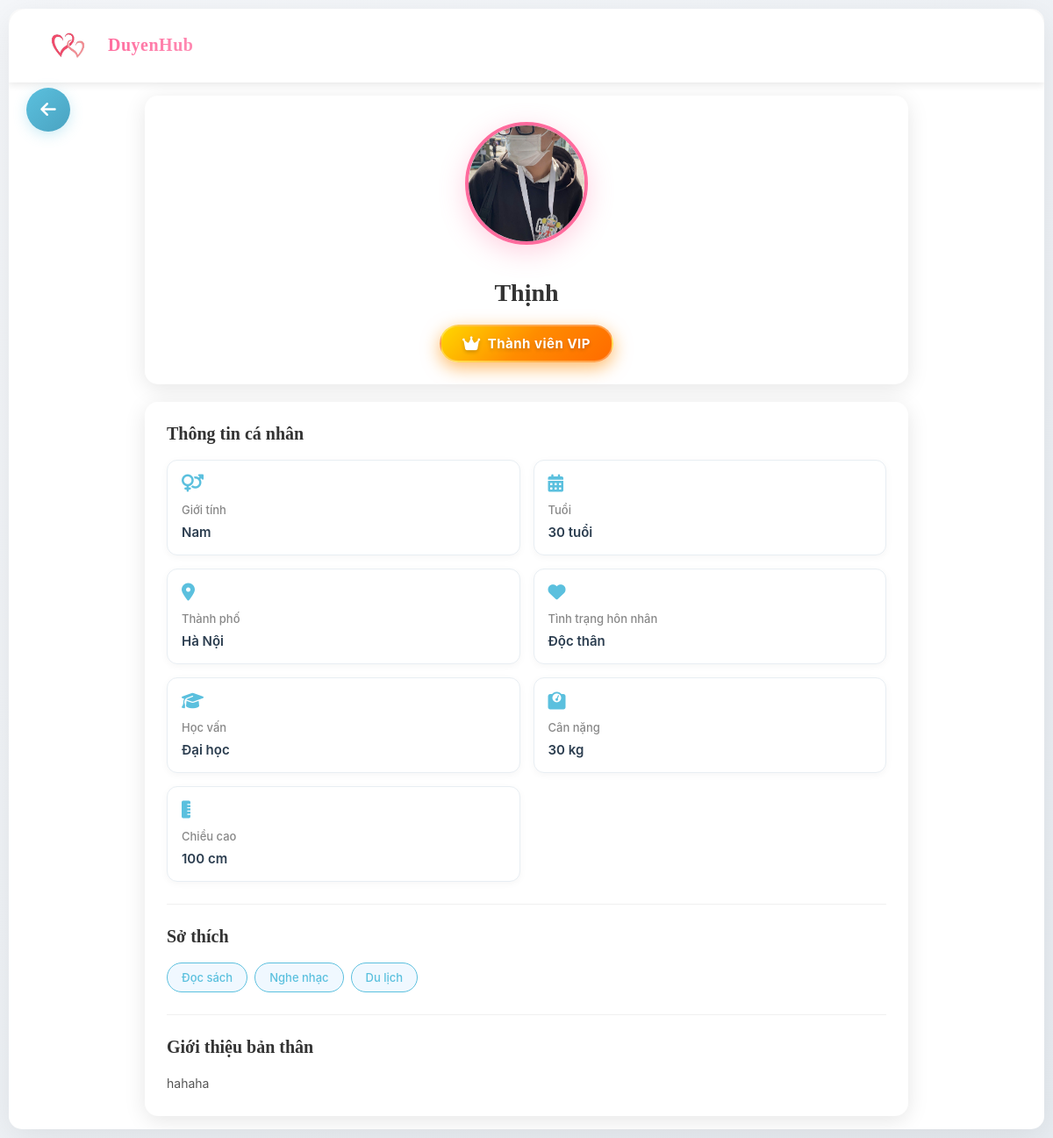
/views/hoso/index.php (signed in), run on the app's committed database.
### tables this page shows
CREATE TABLE `hoso` (
  `maHoSo` int(11) NOT NULL,
  `maNguoiDung` int(11) DEFAULT NULL,
  `ten` varchar(100) DEFAULT NULL,
  `ngaySinh` date DEFAULT NULL,
  `gioiTinh` enum('Nam','Nữ','Khac') DEFAULT NULL,
  `tinhTrangHonNhan` varchar(50) DEFAULT NULL,
  `canNang` float DEFAULT NULL,
  `chieuCao` float DEFAULT NULL,
  `mucTieuPhatTrien` text DEFAULT NULL,
  `hocVan` varchar(100) DEFAULT NULL,
  `noiSong` varchar(100) DEFAULT NULL,
  `soThich` text DEFAULT NULL,
  `moTa` text DEFAULT NULL,
  `avt` varchar(255) DEFAULT NULL
);

### models/mProfile.php (called while the page is built, shortened)
<?php
require_once 'mDbconnect.php';
class Profile {
    private $conn;
    public function __construct() {
        $db = clsConnect::getInstance();
        $this->conn = $db->connect();
    }
    public function getProfile($userId) {
        $stmt = $this->conn->prepare("SELECT * FROM HoSo WHERE maNguoiDung = ?");
        $stmt->bind_param("i", $userId);
        $stmt->execute();
        $result = $stmt->get_result();
        return $result->fetch_assoc();
    }
    public function calculateAge($birthDate) {
        $birth = new DateTime($birthDate);
        $now = new DateTime();
        $age = $now->diff($birth)->y;
        return $age;
    }
}
?>

### models/mDbconnect.php (called while the page is built, shortened)
<?php
class clsConnect {
    private static $instance = null;
    private static $connection = null;
    public static function getInstance() {
        if (self::$instance === null) {
            self::$instance = new self();
        }
        return self::$instance;
    }
    public function connect() {
        if (self::$connection === null || !self::$connection->ping()) {
            $host = "localhost";
            $user = "root";
            $pass = "";
            $db = "webhenho";
            self::$connection = new mysqli($host, $user, $pass, $db);
            self::$connection->set_charset("utf8mb4");
        }
        return self::$connection;
    }
    public static function closeConnection() {
        if (self::$connection !== null) {
            self::$connection = null;
        }
    }
}
?>

### models/mSession.php (called while the page is built, shortened)
<?php
class Session {
    public static function getUserId() {
        return isset($_SESSION['user_id']) ? $_SESSION['user_id'] : null;
    }
}
?>

### models/mVIP.php (called while the page is built, shortened)
<?php
require_once 'mDbconnect.php';
class VIP {
    private $conn;
    public function __construct() {
        $db = clsConnect::getInstance();
        $this->conn = $db->connect();
    }
    public function isVIP($userId) {
        $stmt = $this->conn->prepare("
            SELECT * FROM GoiDangKy
            WHERE maNguoiDung = ?
            AND loaiGoi = 'VIP'
            AND trangThaiGoi = 'Active'
            AND (ngayHetHan IS NULL OR ngayHetHan > CURDATE())
        ");
        $stmt->bind_param("i", $userId);
        $stmt->execute();
        $result = $stmt->get_result();
        return $result->num_rows > 0;
    }
}
?>

### views/hoso/index.php (the view, shortened to what this page needs)
<?php
require_once '../../models/mSession.php';
require_once '../../models/mProfile.php';
require_once '../../models/mVIP.php';
$currentUserId = Session::getUserId();
$profileModel = new Profile();
$vipModel = new VIP();
$profile = $profileModel->getProfile($currentUserId);
$isVIP = $vipModel->isVIP($currentUserId);
$age = $profileModel->calculateAge($profile['ngaySinh']);
$avatarSrc = !empty($profile['avt']) ? '../../' . htmlspecialchars($profile['avt']) : 'https://i.pravatar.cc/300';
$interests = explode(', ', $profile['soThich']);
?>
<!DOCTYPE html>
<html lang="vi">
<head>
    <link rel="stylesheet" href="../../public/css/profile.css">
    <link rel="stylesheet" href="../../public/css/user-dropdown.css">
    <link rel="stylesheet" href="https://cdnjs.cloudflare.com/ajax/libs/font-awesome/6.4.0/css/all.min.css">
</head>
<body>
    <div class="page-wrapper">
    <header class="profile-header">
        <a href="../trangchu/index.php" class="logo">
            <img src="../../public/img/logo.jpg" alt="Kết Nối Yêu Thương">
            <span class="logo-text">DuyenHub</span>
        </a>
    </header>
    <div class="back-button-container">
        <button class="btn-back" onclick="window.location.href='../trangchu/index.php'">
            <i class="fas fa-arrow-left"></i>
        </button>
    </div>
    <div class="profile-content">
        <div class="profile-hero">
            <div class="profile-avatar-section">
                <img src="<?php echo $avatarSrc; ?>" alt="Avatar" class="profile-avatar">
            </div>
            <h2 class="profile-name"><?php echo htmlspecialchars($profile['ten']); ?></h2>
            <?php if ($isVIP): ?>
                <div class="vip-badge-profile">
                    <i class="fas fa-crown"></i>
                    <span>Thành viên VIP</span>
                </div>
            <?php endif; ?>
        </div>
        <div class="profile-details">
            <section class="detail-section">
                <h2 class="section-title">Thông tin cá nhân</h2>
                <div class="info-list">
                    <div class="info-item">
                        <i class="fas fa-venus-mars"></i>
                        <span class="info-label">Giới tính</span>
                        <span class="info-value"><?php echo htmlspecialchars($profile['gioiTinh']); ?></span>
                    </div>
                    <div class="info-item">
                        <i class="fas fa-calendar-alt"></i>
                        <span class="info-label">Tuổi</span>
                        <span class="info-value"><?php echo $age; ?> tuổi</span>
                    </div>
                    <div class="info-item">
                        <i class="fas fa-map-marker-alt"></i>
                        <span class="info-label">Thành phố</span>
                        <span class="info-value"><?php echo htmlspecialchars($profile['noiSong']); ?></span>
                    </div>
                    <div class="info-item">
                        <i class="fas fa-heart"></i>
                        <span class="info-label">Tình trạng hôn nhân</span>
                        <span class="info-value"><?php echo htmlspecialchars($profile['tinhTrangHonNhan']); ?></span>
                    </div>
                    <div class="info-item">
                        <i class="fas fa-graduation-cap"></i>
                        <span class="info-label">Học vấn</span>
                        <span class="info-value"><?php echo htmlspecialchars($profile['hocVan']); ?></span>
                    </div>
                    <div class="info-item">
                        <i class="fas fa-weight"></i>
                        <span class="info-label">Cân nặng</span>
                        <span class="info-value"><?php echo htmlspecialchars($profile['canNang']); ?> kg</span>
                    </div>
                    <div class="info-item">
                        <i class="fas fa-ruler-vertical"></i>
                        <span class="info-label">Chiều cao</span>
                        <span class="info-value"><?php echo htmlspecialchars($profile['chieuCao']); ?> cm</span>
                    </div>
                </div>
            </section>
            <section class="detail-section">
                <h2 class="section-title">Sở thích</h2>
                <div class="interests-tags">
                    <?php foreach ($interests as $interest): ?>
                        <span class="interest-tag"><?php echo htmlspecialchars($interest); ?></span>
                    <?php endforeach; ?>
                </div>
            </section>
            <section class="detail-section">
                <h2 class="section-title">Giới thiệu bản thân</h2>
                <div class="about-text">
                    <?php echo nl2br(htmlspecialchars($profile['moTa'])); ?>
                </div>
            </section>
        </div>
    </div>
    </div>
</body>
</html>

### public/css/profile.css (style rules this page uses)
* { margin: 0; padding: 0; box-sizing: border-box; }
body { font-family: -apple-system, BlinkMacSystemFont, 'Segoe UI', Roboto, 'Helvetica Neue', Arial, sans-serif; background: linear-gradient(135deg, #f5f7fa 0%, #e8edf2 100%); min-height: 100vh; }
.page-wrapper { max-width: 1600px; margin: 20px auto; background: white; border-radius: 20px; box-shadow: 0 10px 40px rgba(0,0,0,0.08); overflow: hidden; }
.profile-header { background: white; padding: 12px 30px; box-shadow: 0 2px 10px rgba(0,0,0,0.1); display: flex; justify-content: space-between; align-items: center; position: sticky; top: 0; z-index: 100; border-radius: 20px 20px 0 0; }
.logo { display: flex; align-items: center; gap: 8px; text-decoration: none; margin-left: 0; }
.logo img { display: block; max-height: 60px; width: auto; }
.logo-text { font-size: 24px; font-weight: 700; background: linear-gradient(135deg, #FF6B9D 0%, #FF8DB4 100%); -webkit-background-clip: text; -webkit-text-fill-color: transparent; background-clip: text; font-family: 'Segoe UI', sans-serif; letter-spacing: 0.5px; }
.logo-text { font-size: 20px; font-family: 'Brush Script MT', cursive; font-weight: 600; }
.back-button-container { position: fixed; top: 100px; left: 30px; z-index: 100; }
.btn-back { width: 50px; height: 50px; border-radius: 50%; background: linear-gradient(135deg, #5BC0DE 0%, #4AA3C1 100%); border: none; color: white; font-size: 20px; cursor: pointer; display: flex; align-items: center; justify-content: center; box-shadow: 0 4px 15px rgba(91,192,222,0.3); transition: all 0.3s ease; }
.profile-content { max-width: 900px; margin: 0 auto; padding: 15px; }
.profile-hero { background: white; border-radius: 15px; padding: 30px 25px 25px; margin-bottom: 20px; box-shadow: 0 5px 25px rgba(0,0,0,0.1); text-align: center; }
.profile-avatar-section { margin-bottom: 20px; }
.profile-avatar { width: 140px; height: 140px; border-radius: 50%; object-fit: cover; border: 4px solid #FF6B9D; box-shadow: 0 8px 30px rgba(255,107,157,0.3); margin-bottom: 15px; }
.profile-name { font-size: 28px; font-family: 'Brush Script MT', cursive; color: #333; margin-bottom: 8px; }
.vip-badge-profile { display: inline-flex; align-items: center; gap: 8px; background: linear-gradient(135deg, #FFD700 0%, #FF8C00 50%, #FF6B00 100%); color: white; padding: 10px 24px; border-radius: 30px; font-size: 15px; font-weight: 700; box-shadow: 0 6px 20px rgba(255, 140, 0, 0.6); margin-top: 12px; animation: vipBadgeGlow 2s infinite; text-shadow: 0 2px 4px rgba(0, 0, 0, 0.2); letter-spacing: 0.5px; border: 2px solid rgba(255, 255, 255, 0.3); }
.vip-badge-profile i { font-size: 18px; animation: crownSpin 3s ease-in-out infinite; }
.profile-details { background: white; border-radius: 15px; padding: 25px; box-shadow: 0 5px 25px rgba(0,0,0,0.1); }
.detail-section { margin-bottom: 25px; padding-bottom: 25px; border-bottom: 1px solid #f0f0f0; }
.detail-section:last-child { margin-bottom: 0; padding-bottom: 0; border-bottom: none; }
.section-title { font-size: 20px; font-family: 'Brush Script MT', cursive; color: #333; margin-bottom: 18px; display: flex; align-items: center; gap: 8px; }
.info-list { display: grid; grid-template-columns: repeat(2, 1fr); gap: 15px; }
.info-item { display: flex; flex-direction: column; gap: 8px; padding: 16px; background: #ffffff; border: 1px solid #e8eef3; border-radius: 12px; transition: all 0.3s ease; box-shadow: 0 2px 8px rgba(0,0,0,0.04); }
.info-item i { color: #5BC0DE; font-size: 20px; margin-bottom: 4px; }
.info-label { font-weight: 500; color: #888; font-size: 13px; display: flex; align-items: center; gap: 8px; }
.info-value { color: #2c3e50; font-size: 15px; font-weight: 600; }
.interests-tags { display: flex; flex-wrap: wrap; gap: 8px; }
.interest-tag { padding: 8px 16px; background: #f0f8ff; color: #5BC0DE; border: 1px solid #5BC0DE; border-radius: 20px; font-size: 13px; font-weight: 500; transition: all 0.3s ease; cursor: default; }
.about-text { font-size: 14px; line-height: 1.7; color: #555; text-align: justify; }
@media (max-width: 1650px) { .page-wrapper { margin: 10px; border-radius: 15px; } }

### data on the page
hoso: avt (picture), ten "Thịnh", gioiTinh "Nam", ngaySinh "30", noiSong "Hà Nội", tinhTrangHonNhan "Độc thân", hocVan "Đại học", canNang "30", chieuCao "100", soThich "Đọc sách", soThich "Nghe nhạc", soThich "Du lịch", moTa "hahaha"
